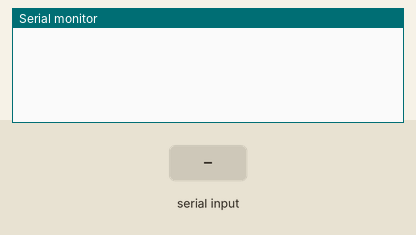
The sketch below on a simulated Arduino Uno, built with avr-gcc and run on an emulated ATmega328P. Shown: the last lines printed to the serial monitor. The inputs (shaded band) are chosen by the test bench.

Above: at 1.2 s.
1.3 s: "F;" received over Serial
At 2.1 s:
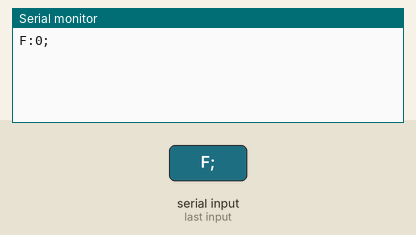
2.8 s: "B;" received over Serial
At 3.2 s:
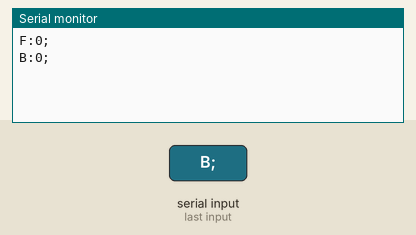
4.3 s: "L;" received over Serial
At 5.5 s:
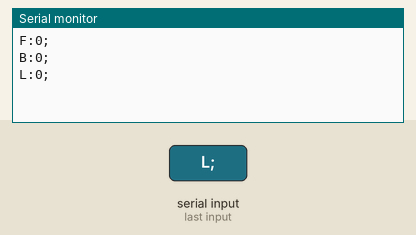
5.8 s: "R;" received over Serial
At 6.7 s:
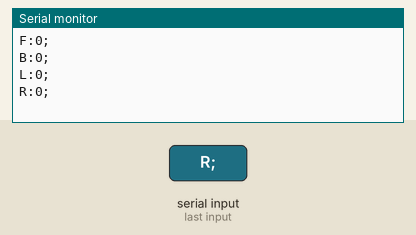

Measured:
- after the input at 1.3 s, the serial monitor: prints a new line at once (image 1)
- after the input at 2.8 s, the serial monitor: prints a new line at once (image 2)
- after the input at 4.3 s, the serial monitor: prints a new line at once (image 3)
- after the input at 5.8 s, the serial monitor: prints a new line at once (image 4)

The sketch:

ArduControl.ino
```cpp
#include <AFMotor.h>
#include <string.h>
#include <Wire.h>

//Stepper Motor Setup
AF_Stepper leftmotor(200, 2); //200 steps, M3&M4
AF_Stepper rightmotor(200, 1); //200 steps, M1&M2

//Ultrasonic Sensor (I2C)
int distance = 0;
int stepsTraveled = 0;

//Collision
bool collision = false;

void setup()
{
  Wire.begin();
  Serial.begin(9600); // set up Serial library at 9600 bps

//Stepper Motor Setup
  leftmotor.setSpeed(50);  // 100 rpm
  rightmotor.setSpeed(50);  // 100 rpm

//Ultrasonic Sensor (I2C)
  Wire.begin(9);
  Wire.onReceive(recieveEvent);
}

//Function to break down the string
String getValue(String data, char separator, int index)
{
  int found = 0;
  int strIndex[] = {0, -1};
  int maxIndex = data.length()-1;

  for(int i=0; i<=maxIndex && found<=index; i++){
    if(data.charAt(i)==separator || i==maxIndex){
        found++;
        strIndex[0] = strIndex[1]+1;
        strIndex[1] = (i == maxIndex) ? i+1 : i;
    }
  }
  return found>index ? data.substring(strIndex[0], strIndex[1]) : "";
}

//Function for "recieveEvent"
void recieveEvent(int bytes)
{
  distance = Wire.read();
}

void loop()
{
  //Waiting to recieve string from RPi
  if (Serial.available() > 0) {
    String instruction = Serial.readStringUntil(';');
    if (collision == false) {
      //Breaking up the string and saving it into other strings
        String command = getValue(instruction,':',0);
        String value = getValue(instruction,':',1);
      //Converts string to int
        int steps = value.toInt();

        if(command == "F")    //Forward
        {
          for (int i=1;i<=steps;i++)
          {
            //Stepper Motor
            leftmotor.step(1, FORWARD, SINGLE);
            rightmotor.step(1, FORWARD, SINGLE);

            //Steps Traveled
            stepsTraveled = i;

            //Collision
            if (distance <= 10) {
              i = steps;
              collision = true;
            }
          }
          //Printing the amount of steps traveled
          char traveled[10];
          sprintf(traveled, "F:%d;", stepsTraveled);
          Serial.println(traveled);
          if (collision == true){
            Serial.println("Collision;");
          }
          delay(1000);
        }
        else if (command == "B")    //Backward
        {
          for (int i=1;i<=steps;i++)
          {
            //Stepper Motor
            leftmotor.step(1, BACKWARD, SINGLE);
            rightmotor.step(1, BACKWARD, SINGLE);

            //Steps Traveled
            stepsTraveled = i;
          }
          //Printing the amount of steps traveled
          char traveled[10];
          sprintf(traveled, "B:%d;", stepsTraveled);
          Serial.println(traveled);
          delay(1000);
        }
        else if(command == "L")     //Left
        {
          for (int i=1;i<=steps;i++)
          {
            //Stepper Motor
            leftmotor.step(1, BACKWARD, SINGLE);
            rightmotor.step(1, FORWARD, SINGLE);

            //Steps Traveled
            stepsTraveled = i;

            //Collision
            if (distance <= 10) {
              i = steps;
              collision = true;
            }
          }
          //Printing the amount of steps traveled
          char traveled[10];
          sprintf(traveled, "L:%d;", stepsTraveled);
          Serial.println(traveled);
          if (collision == true){
            Serial.println("Collision;");
          }
          delay(1000);
        }
        else if(command == "R")     //Right
        {
          for (int i=1;i<=steps;i++)
          {
            //Stepper Motor
            leftmotor.step(1, FORWARD, SINGLE);
            rightmotor.step(1, BACKWARD, SINGLE);

            //Steps Traveled
            stepsTraveled = i;

            //Collision
            if (distance <= 10) {
              i = steps;
              collision = true;
            }
          }
          //Printing the amount of steps traveled
          char traveled[10];
          sprintf(traveled, "R:%d;", stepsTraveled);
          Serial.println(traveled);
          if (collision == true){
            Serial.println("Collision;");
          }
          delay(1000);
        }
    }
    else if (collision == true) {
      if (instruction == "Reset") {
        collision = false;
      }
    }
  }
}
```
